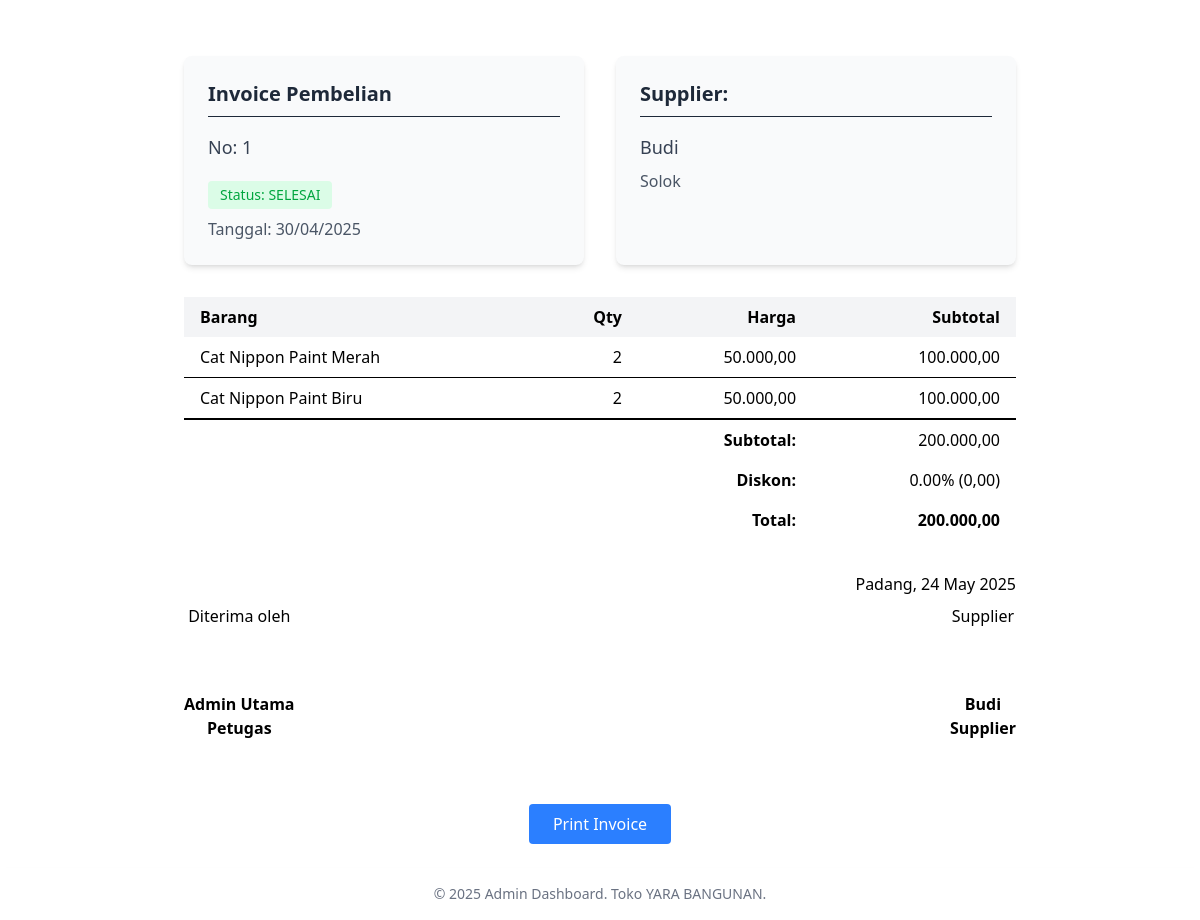
The page /modul/pembelian/detail.php?id=16 (signed in) on the database its author committed.
### tables this page shows
CREATE TABLE `pembelian` (
  `id_pembelian` int(11) NOT NULL,
  `no_invoice_pembelian` varchar(50) NOT NULL,
  `id_supplier` int(11) DEFAULT NULL,
  `id_pengguna` int(11) DEFAULT NULL,
  `tanggal` date DEFAULT NULL,
  `diskon` decimal(15,2) DEFAULT 0.00,
  `total_bayar` decimal(15,2) DEFAULT 0.00,
  `status_dihapus` tinyint(1) DEFAULT 0
);

CREATE TABLE `supplier` (
  `id_supplier` int(11) NOT NULL,
  `nama_supplier` varchar(100) NOT NULL,
  `kontak_supplier` varchar(100) DEFAULT NULL,
  `alamat_supplier` text DEFAULT NULL,
  `status_dihapus` tinyint(4) NOT NULL DEFAULT 0
);

CREATE TABLE `pembelian_detail` (
  `id_pembelian_detail` int(11) NOT NULL,
  `id_pembelian` int(11) DEFAULT NULL,
  `id_barang` int(11) DEFAULT NULL,
  `qty` int(11) DEFAULT 0,
  `harga_satuan` decimal(15,2) DEFAULT 0.00,
  `subtotal` decimal(15,2) DEFAULT 0.00,
  `status_dihapus` tinyint(1) DEFAULT 0
);

CREATE TABLE `barang` (
  `id_barang` int(11) NOT NULL,
  `kode_barang` varchar(50) NOT NULL,
  `nama_barang` varchar(100) NOT NULL,
  `kategori_id` int(11) DEFAULT NULL,
  `satuan_id` int(11) DEFAULT NULL,
  `stok` int(11) DEFAULT 0,
  `stok_minimum` int(11) DEFAULT 0,
  `harga_beli` decimal(15,2) DEFAULT 0.00,
  `harga_jual` decimal(15,2) DEFAULT 0.00,
  `deskripsi` text DEFAULT NULL,
  `status_dihapus` tinyint(1) DEFAULT 0
);

CREATE TABLE `pengguna` (
  `id_pengguna` int(11) NOT NULL,
  `username_pengguna` varchar(50) NOT NULL,
  `password_pengguna` varchar(255) NOT NULL,
  `nama_lengkap_pengguna` varchar(100) NOT NULL,
  `role_pengguna` enum('admin','kasir','pemilik') NOT NULL,
  `nohp_pengguna` varchar(15) DEFAULT NULL,
  `jenis_kelamin_pengguna` enum('L','P') DEFAULT NULL,
  `alamat_pengguna` text DEFAULT NULL,
  `status_dihapus` tinyint(4) DEFAULT NULL
);

### modul/pembelian/detail.php (the view, shortened to what this page needs)
<?php
    include '../../cek_login.php';
?>
<?php include '../../layout/header.php'; ?>
    <main class="flex-1 p-4 sm:p-6 bg-white">
        <?php
            $id_pembelian = $_GET['id'];
            $query = "SELECT p.*, s.nama_supplier, s.alamat_supplier, u.nama_lengkap_pengguna
                     FROM pembelian p
                     JOIN supplier s ON p.id_supplier = s.id_supplier
                     JOIN pengguna u ON p.id_pengguna = u.id_pengguna
                     WHERE p.id_pembelian = $id_pembelian";
            $result = mysqli_query($koneksi, $query);
            $pembelian = mysqli_fetch_assoc($result);
            ?>
        <div class="max-w-4xl mx-auto bg-white p-8" id="printArea">
            <div class="grid grid-cols-2 gap-8 mb-8">
                <div class="bg-gray-50 p-6 rounded-lg shadow-md">
                    <h2 class="text-xl font-bold mb-4 text-gray-800 border-b pb-2">Invoice Pembelian</h2>
                    <p class="text-gray-700 text-lg mb-2">No: <?php echo $pembelian['no_invoice_pembelian']; ?></p>
                    <p class="<?php echo $pembelian['status_dihapus'] == 1 ? 'bg-red-100 text-red-600' : 'bg-green-100 text-green-600'; ?> inline-block px-3 py-1 rounded text-sm mt-3">Status: <?php echo $pembelian['status_dihapus'] == 1 ? 'DIBATALKAN' : 'SELESAI'; ?></p>
                    <p class="text-gray-600 mt-2">Tanggal: <?php echo date('d/m/Y', strtotime($pembelian['tanggal'])); ?></p>
                </div>
                <div class="bg-gray-50 p-6 rounded-lg shadow-md">
                    <h2 class="text-xl font-bold mb-4 text-gray-800 border-b pb-2">Supplier:</h2>
                    <p class="text-gray-700 text-lg mb-2"><?php echo $pembelian['nama_supplier']; ?></p>
                    <p class="text-gray-600"><?php echo $pembelian['alamat_supplier']; ?></p>
                </div>
            </div>
            <table class="w-full mb-8">
                <thead>
                    <tr class="bg-gray-100">
                        <th class="py-2 px-4 text-left">Barang</th>
                        <th class="py-2 px-4 text-right">Qty</th>
                        <th class="py-2 px-4 text-right">Harga</th>
                        <th class="py-2 px-4 text-right">Subtotal</th>
                    </tr>
                </thead>
                <tbody>
                    <?php
                        $subtotal = 0;
                        $query_detail = "SELECT pd.*, b.nama_barang
                                       FROM pembelian_detail pd
                                       JOIN barang b ON pd.id_barang = b.id_barang
                                       WHERE pd.id_pembelian = $id_pembelian";
                        $result_detail = mysqli_query($koneksi, $query_detail);
                        while($row = mysqli_fetch_assoc($result_detail)) {
                    ?>
                    <tr class="border-b">
                        <td class="py-2 px-4"><?php echo $row['nama_barang']; ?></td>
                        <td class="py-2 px-4 text-right"><?php echo $row['qty']; ?></td>
                        <td class="py-2 px-4 text-right"><?php echo number_format($row['harga_satuan'], 2, ',', '.'); ?></td>
                        <td class="py-2 px-4 text-right"><?php echo number_format($row['subtotal'], 2, ',', '.'); ?></td>
                    </tr>
                    <?php
                    $subtotal += $row['subtotal'];
                    } ?>
                </tbody>
                <tfoot>
                    <tr class="border-t-2">
                        <td colspan="3" class="py-2 px-4 text-right font-bold">Subtotal:</td>
                        <td class="py-2 px-4 text-right"><?php echo number_format($subtotal, 2, ',', '.'); ?></td>
                    </tr>
                    <tr>
                        <td colspan="3" class="py-2 px-4 text-right font-bold">Diskon:</td>
                        <td class="py-2 px-4 text-right"><?php echo $pembelian['diskon'] . "% (" . number_format(($pembelian['diskon']/100) * $subtotal, 2, ',', '.') . ")"; ?></td>                    </tr>
                    <tr class="font-bold">
                        <td colspan="3" class="py-2 px-4 text-right">Total:</td>
                        <td class="py-2 px-4 text-right"><?php echo number_format($pembelian['total_bayar'], 2, ',', '.'); ?></td>
                    </tr>
                </tfoot>
            </table>
            <div class="w-full mb-2">
                <p class="text-right mr-0">Padang, <?php echo date('d F Y'); ?></p>
            </div>
            <div class="flex justify-between">
                <div class="text-center">
                    <p>Diterima oleh</p>
                    <p class="mt-16 font-bold"><?php echo $pembelian['nama_lengkap_pengguna']; ?> <br>Petugas</p>
                </div>
                <div class="text-center">
                    <p>Supplier</p>
                    <p class="mt-16 font-bold"><?php echo $pembelian['nama_supplier']; ?> <br>Supplier</p>
                </div>
            </div>
        </div>
        <div class="max-w-4xl mx-auto mt-8 text-center">
            <button onclick="window.print()" class="bg-blue-500 text-white px-6 py-2 rounded hover:bg-blue-600 print:hidden">
                Print Invoice
            </button>
        </div>
    </main>
<?php include ('../../layout/footer.php'); ?>

### rows shown on the page
pembelian: no_invoice_pembelian "1", tanggal "30/04/2025", id_supplier.nama_supplier "Budi", id_supplier.alamat_supplier "Solok", diskon "0.00", ($pembelian['diskon']/100)*$subtotal "0,00", total_bayar "200.000,00", id_pengguna.nama_lengkap_pengguna "Admin Utama"
pembelian_detail: id_barang.nama_barang "Cat Nippon Paint Merah", qty "2", harga_satuan "50.000,00", subtotal "100.000,00"
pembelian_detail: id_barang.nama_barang "Cat Nippon Paint Biru", qty "2", harga_satuan "50.000,00", subtotal "100.000,00"

### other values the page prints
$subtotal "200.000,00"
